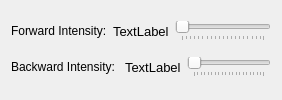
               <widget class="QWidget" name="tab_4">
                <attribute name="title">
                 <string>PULL_MODE</string>
                </attribute>
                <layout class="QVBoxLayout" name="verticalLayout_8">
                 <item>
                  <layout class="QHBoxLayout" name="horizontalLayout_19">
                   <item>
                    <widget class="QLabel" name="label_15">
                     <property name="text">
                      <string>Forward Intensity:</string>
                     </property>
                    </widget>
                   </item>
                   <item alignment="Qt::AlignRight">
                    <widget class="QLabel" name="label_54">
                     <property name="font">
                      <font>
                       <family>MS Shell Dlg 2</family>
                       <pointsize>10</pointsize>
                       <weight>50</weight>
                       <italic>false</italic>
                       <bold>false</bold>
                      </font>
                     </property>
                     <property name="text">
                      <string>TextLabel</string>
                     </property>
                    </widget>
                   </item>
                   <item>
                    <widget class="QSlider" name="PULL_MODEForwardSlider">
                     <property name="maximumSize">
                      <size>
                       <width>400</width>
                       <height>16777215</height>
                      </size>
                     </property>
                     <property name="minimum">
                      <number>1</number>
                     </property>
                     <property name="maximum">
                      <number>100</number>
                     </property>
                     <property name="orientation">
                      <enum>Qt::Horizontal</enum>
                     </property>
                     <property name="tickPosition">
                      <enum>QSlider::TicksBelow</enum>
                     </property>
                     <property name="tickInterval">
                      <number>5</number>
                     </property>
                    </widget>
                   </item>
                  </layout>
                 </item>
                 <item>
                  <layout class="QHBoxLayout" name="horizontalLayout_20">
                   <item>
                    <widget class="QLabel" name="label_16">
                     <property name="text">
                      <string>Backward Intensity: </string>
                     </property>
                    </widget>
                   </item>
                   <item alignment="Qt::AlignRight">
                    <widget class="QLabel" name="label_55">
                     <property name="font">
                      <font>
                       <family>MS Shell Dlg 2</family>
                       <pointsize>10</pointsize>
                       <weight>50</weight>
                       <italic>false</italic>
                       <bold>false</bold>
                      </font>
                     </property>
                     <property name="text">
                      <string>TextLabel</string>
                     </property>
                    </widget>
                   </item>
                   <item>
                    <widget class="QSlider" name="PULL_MODEBackwardSlider">
                     <property name="maximumSize">
                      <size>
                       <width>400</width>
                       <height>16777215</height>
                      </size>
                     </property>
                     <property name="minimum">
                      <number>1</number>
                     </property>
                     <property name="maximum">
                      <number>100</number>
                     </property>
                     <property name="orientation">
                      <enum>Qt::Horizontal</enum>
                     </property>
                     <property name="tickPosition">
                      <enum>QSlider::TicksBelow</enum>
                     </property>
                     <property name="tickInterval">
                      <number>5</number>
                     </property>
                    </widget>
                   </item>
                  </layout>
                 </item>
                </layout>
               </widget>
